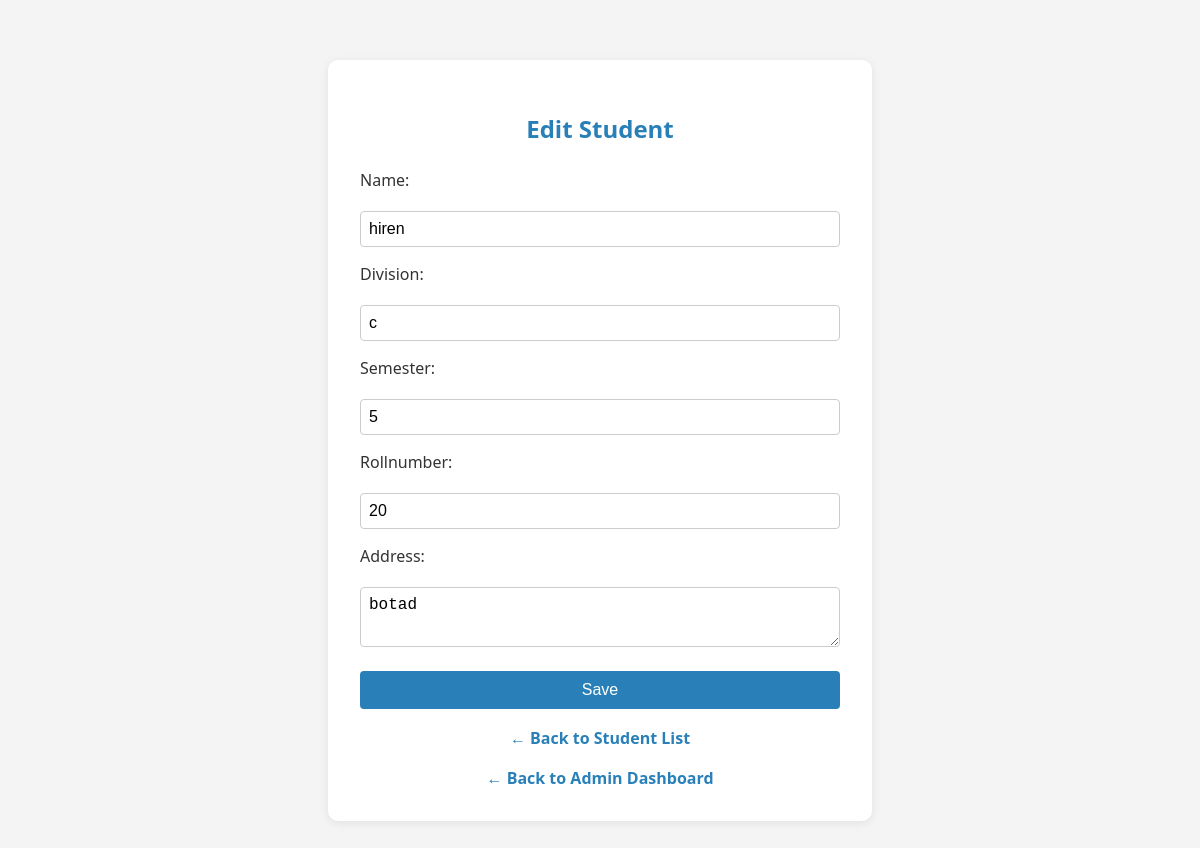
The page /students/14/edit/ (signed in) on the database its author committed.
### student/student_crud_models.py (models this page shows, shortened)
class Student(models.Model):
    name = models.CharField(max_length=100)
    division = models.CharField(max_length=10)
    semester = models.IntegerField()
    rollnumber = models.CharField(max_length=20, unique=True)
    address = models.TextField()

### student/student_crud_views.py (the view, shortened to what this page needs)
# urls.py: path('students/<int:pk>/edit/', student_update, name='student_update'),
@login_required
@user_passes_test(is_admin)
def student_update(request, pk):
    student = get_object_or_404(Student, pk=pk)
    return render(request, 'student/student_form.html', {'student': student})

### student/student_crud_views.py (called while the page is built)
def is_admin(user):
    return user.is_staff

### student/templates/student/student_form.html (shortened to what this page needs)
<html>
<head>
</head>
<body>
    <div class="container">
        <h2>{% if student %}Edit{% else %}Add{% endif %} Student</h2>
        <form method="post">
            <label>Name:</label>
            <input type="text" name="name" value="{{ student.name|default:'' }}" required>
            <label>Division:</label>
            <input type="text" name="division" value="{{ student.division|default:'' }}" required>
            <label>Semester:</label>
            <input type="number" name="semester" value="{{ student.semester|default:'' }}" required>
            <label>Rollnumber:</label>
            <input type="text" name="rollnumber" value="{{ student.rollnumber|default:'' }}" required>
            <label>Address:</label>
            <textarea name="address" required>{{ student.address|default:'' }}</textarea>
            <input type="submit" value="Save" class="btn">
        </form>
        <a href="{% url 'student_list' %}" class="back-btn">&#8592; Back to Student List</a>
        <a href="/admindashboard/" class="back-btn">&#8592; Back to Admin Dashboard</a>
    </div>
</body>
</html>

### student/templates/student/student_form.html (style rules this page uses)
body { font-family: 'Segoe UI', sans-serif; background: #f4f4f4; margin: 0; padding: 0; }
.container { max-width: 480px; margin: 60px auto; background: #fff; border-radius: 10px; box-shadow: 0 2px 10px rgba(0,0,0,0.08); padding: 32px; }
h2 { color: #2980b9; margin-bottom: 24px; text-align: center; }
form { display: flex; flex-direction: column; gap: 16px; }
label { font-weight: 500; color: #333; margin-bottom: 4px; }
input, textarea { padding: 8px; border-radius: 4px; border: 1px solid #ccc; font-size: 1rem; }
textarea { resize: vertical; min-height: 60px; }
.btn { background: #2980b9; color: #fff; border: none; border-radius: 4px; padding: 10px 0; font-size: 1rem; cursor: pointer; margin-top: 8px; }
.back-btn { display: block; margin-top: 18px; color: #2980b9; text-decoration: none; font-weight: bold; text-align: center; }

### rows shown on the page
Student: name "hiren", division "c", semester "5", rollnumber "20", address "botad"
